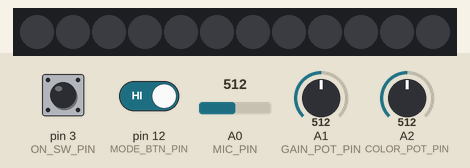
A sketch run on a simulated Arduino Uno, built with avr-gcc and run on an emulated ATmega328P. On the bench: 12 RGB LEDs in strip order, left to right. Inputs (shaded band) come from the test bench; at power-on: pin 3 (ON_SW_PIN) HIGH, pin 12 (MODE_BTN_PIN) HIGH, A0 (MIC_PIN) = 512, A1 (GAIN_POT_PIN) = 512, A2 (COLOR_POT_PIN) = 512. Dim RGB values are drawn brighter than linear.

Above: at 2.8 s.
2.9 s: pin 3 (ON_SW_PIN) pulled LOW for 1.2 s
At 3.15 s:
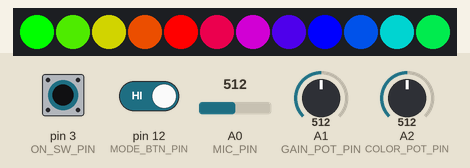
5.6 s: pin 3 (ON_SW_PIN) pulled LOW for 3.2 s
At 6.25 s:
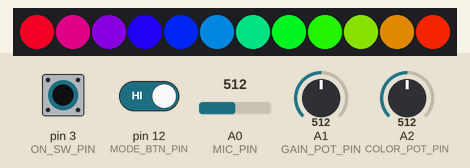
10.3 s: pin 3 (ON_SW_PIN) pulled LOW for 3.2 s
At 11.88 s:
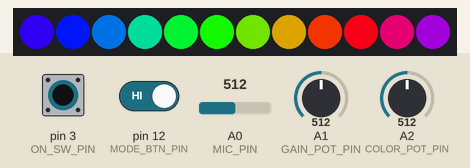
15.0 s: pin 3 (ON_SW_PIN) pulled LOW for 3.2 s
At 18.08 s:
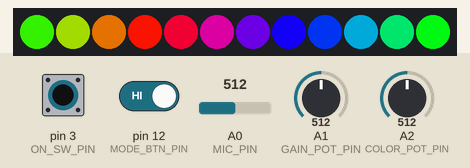
19.7 s: pin 3 (ON_SW_PIN) pulled LOW for 1.2 s
At 20.35 s:
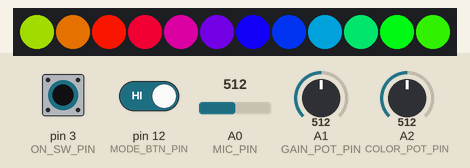
22.4 s: pin 3 (ON_SW_PIN) driven LOW and pin 12 (MODE_BTN_PIN) driven LOW
At 23.05 s:
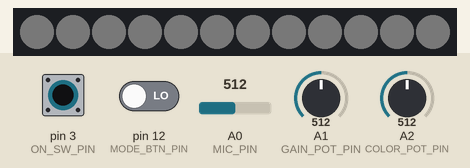

Measured:
- after the input at 2.9 s, the LEDs: change after 0.10 s (image 1)
- after the input at 5.6 s, the LEDs: change after 0.50 s (image 2)
- after the input at 10.3 s, the LEDs: first change after 0.50 s (image 3 shows a later state)
- after the input at 15.0 s, the LEDs: first change after 0.51 s (image 4 shows a later state)
- after the input at 19.7 s, the LEDs: change after 0.51 s (image 5)
- after the input at 22.4 s, the LEDs: change after 0.60 s (image 6)

The sketch:

SoundLights.ino
```cpp
#include <Adafruit_NeoPixel.h>

const byte LED_PIN = 6; //digital 6
const byte NUM_PIXELS = 12;
const byte MIC_PIN = 0; //analog 0
const byte GAIN_POT_PIN = 1; //analog 1
const byte COLOR_POT_PIN = 2; //analog 2
const byte ON_SW_PIN = 3; //digital 3
const byte MODE_BTN_PIN = 12; //digital 12
const int DC_OFFSET = 380;
const int NOISE = 20;
const int MAX_BRIGHTNESS = 255;
const int MIN_TOP = 70;
const int COLOR_THRESHOLD = 200;

int
    lvl = 10,
    localPeak = 0,
    maxLvl = 30;
unsigned long localPeakTick = 0;

byte wheelPos = 0;
uint32_t color;

const byte NUM_MODES = 3;
const byte MODE_WHITE = 0;
const byte MODE_COLOR = 1;
const byte MODE_RAINBOW = 2;

byte mode = 2;

int rainbowPos = 0;

Adafruit_NeoPixel pixels = Adafruit_NeoPixel(NUM_PIXELS, LED_PIN, NEO_GRB + NEO_KHZ800);

void setup() {
    pinMode(ON_SW_PIN, INPUT_PULLUP);
    pinMode(MODE_BTN_PIN, INPUT_PULLUP);
    // attachInterrupt(digitalPinToInterrupt(MODE_BTN_PIN), changeMode, FALLING);

    pixels.begin();

    // Serial.begin(9600);
}

void loop() {
    if (digitalRead(MODE_BTN_PIN) == LOW) {
        // debounce btn
        delay(100);
        if (digitalRead(MODE_BTN_PIN) == LOW) {
            mode = (mode + 1) % NUM_MODES;
        }
    }
    if (digitalRead(ON_SW_PIN) == LOW) {
        if (mode == MODE_RAINBOW) {

            for (int i = 0; i < NUM_PIXELS; i++) {
                pixels.setPixelColor(i, Wheel(((i * 256 / NUM_PIXELS) + rainbowPos) & 255, 255));
            }

            pixels.show();
            rainbowPos++;
            delay(10);

        } else {
            int val, brightness;

            val = analogRead(MIC_PIN);
            val = abs(val - DC_OFFSET); // center on 0
            val = (val <= NOISE) ? 0 : (val - NOISE);
            lvl = ((lvl * 7) + val) >> 3; // dampen reading

            // brightness = MAX_BRIGHTNESS * (lvl - minLvlAvg) / (long)(maxLvlAvg - minLvlAvg);

            // store local peak value (minimum every 5ms)
            if (lvl > localPeak || millis() - localPeakTick > 5) {
                localPeak = ((localPeak * 3) + lvl) >> 2;
                localPeakTick = millis();
            }

            int potVal = analogRead(GAIN_POT_PIN);
            if (abs(maxLvl - potVal) > 10) {
                maxLvl = potVal;
            }
            if (maxLvl < MIN_TOP) {
                maxLvl = MIN_TOP;
            }

            brightness = map(localPeak, 0, maxLvl, 0, 255);

            // Serial.println(lvl);
            // brightness = val;
            // if (brightness > 255) {
            //     brightness = 255;
            // }

            // clipping
            if (brightness < 0L) {
                brightness = 0;
            } else if (brightness > MAX_BRIGHTNESS) {
                brightness = MAX_BRIGHTNESS;
            }

            // if (brightness == 0 && !colorChanged) {
            //     wheelPos = (wheelPos + 30) % 255;
            //     colorChanged = true;
            // } else if (brightness > 0 && colorChanged) {
            //     colorChanged = false;
            // }

            if (mode == MODE_WHITE) {
                color = pixels.Color(brightness, brightness, brightness);
            } else if (mode == 1) {
                int colorPotVal = analogRead(COLOR_POT_PIN);
                colorPotVal = map(colorPotVal, 0, 1023, 0, 255);
                if (abs(wheelPos = colorPotVal) > 20) {
                    wheelPos = colorPotVal;
                }
                color = Wheel(wheelPos, brightness);
            }

            for (int i = 0; i < NUM_PIXELS; i++) {
                pixels.setPixelColor(i, color);
            }
            pixels.show();

            // delay(1);
        }
    } else {
        for (int i = 0; i < NUM_PIXELS; i++) {
            pixels.setPixelColor(i, 0, 0, 0);
        }
        pixels.show();
        delay(1000);
    }
}

uint32_t Wheel(byte WheelPos, int brightness) {

    if(WheelPos < 85) {
        return pixels.Color((WheelPos * 3) * brightness/255, (255 - WheelPos * 3) * brightness/255, 0);
    } else if(WheelPos < 170) {
        WheelPos -= 85;
        return pixels.Color((255 - WheelPos * 3) * brightness/255, 0, (WheelPos * 3) * brightness/255);
    } else {
        WheelPos -= 170;
        return pixels.Color(0, (WheelPos * 3) * brightness/255, (255 - WheelPos * 3) * brightness/255);
    }
}
```
